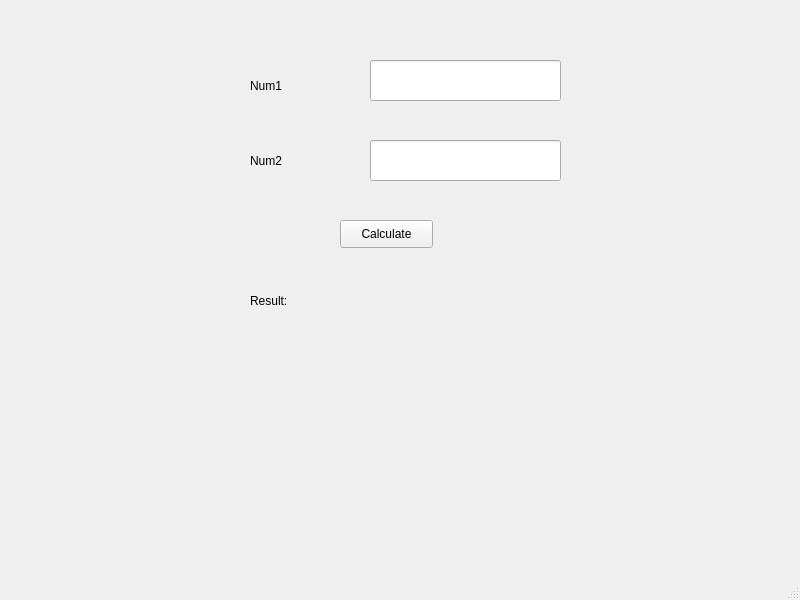
<?xml version="1.0" encoding="UTF-8"?>
<ui version="4.0">
 <class>MainWindow</class>
 <widget class="QMainWindow" name="MainWindow">
  <property name="geometry">
   <rect>
    <x>0</x>
    <y>0</y>
    <width>800</width>
    <height>600</height>
   </rect>
  </property>
  <property name="windowTitle">
   <string>MainWindow</string>
  </property>
  <widget class="QWidget" name="centralwidget">
   <widget class="QPushButton" name="cal">
    <property name="geometry">
     <rect>
      <x>340</x>
      <y>220</y>
      <width>93</width>
      <height>28</height>
     </rect>
    </property>
    <property name="text">
     <string>Calculate</string>
    </property>
   </widget>
   <widget class="QLineEdit" name="v1">
    <property name="geometry">
     <rect>
      <x>370</x>
      <y>60</y>
      <width>191</width>
      <height>41</height>
     </rect>
    </property>
   </widget>
   <widget class="QLineEdit" name="v2">
    <property name="geometry">
     <rect>
      <x>370</x>
      <y>140</y>
      <width>191</width>
      <height>41</height>
     </rect>
    </property>
   </widget>
   <widget class="QLabel" name="n1">
    <property name="geometry">
     <rect>
      <x>250</x>
      <y>70</y>
      <width>71</width>
      <height>31</height>
     </rect>
    </property>
    <property name="text">
     <string>Num1</string>
    </property>
   </widget>
   <widget class="QLabel" name="n2">
    <property name="geometry">
     <rect>
      <x>250</x>
      <y>150</y>
      <width>71</width>
      <height>21</height>
     </rect>
    </property>
    <property name="text">
     <string>Num2</string>
    </property>
   </widget>
   <widget class="QLabel" name="result">
    <property name="geometry">
     <rect>
      <x>250</x>
      <y>290</y>
      <width>91</width>
      <height>21</height>
     </rect>
    </property>
    <property name="text">
     <string>Result:</string>
    </property>
   </widget>
   <widget class="QLabel" name="blresult">
    <property name="geometry">
     <rect>
      <x>380</x>
      <y>290</y>
      <width>81</width>
      <height>21</height>
     </rect>
    </property>
    <property name="text">
     <string/>
    </property>
   </widget>
  </widget>
  <widget class="QMenuBar" name="menubar">
   <property name="geometry">
    <rect>
     <x>0</x>
     <y>0</y>
     <width>800</width>
     <height>27</height>
    </rect>
   </property>
  </widget>
  <widget class="QStatusBar" name="statusbar"/>
 </widget>
 <resources/>
 <connections/>
</ui>
